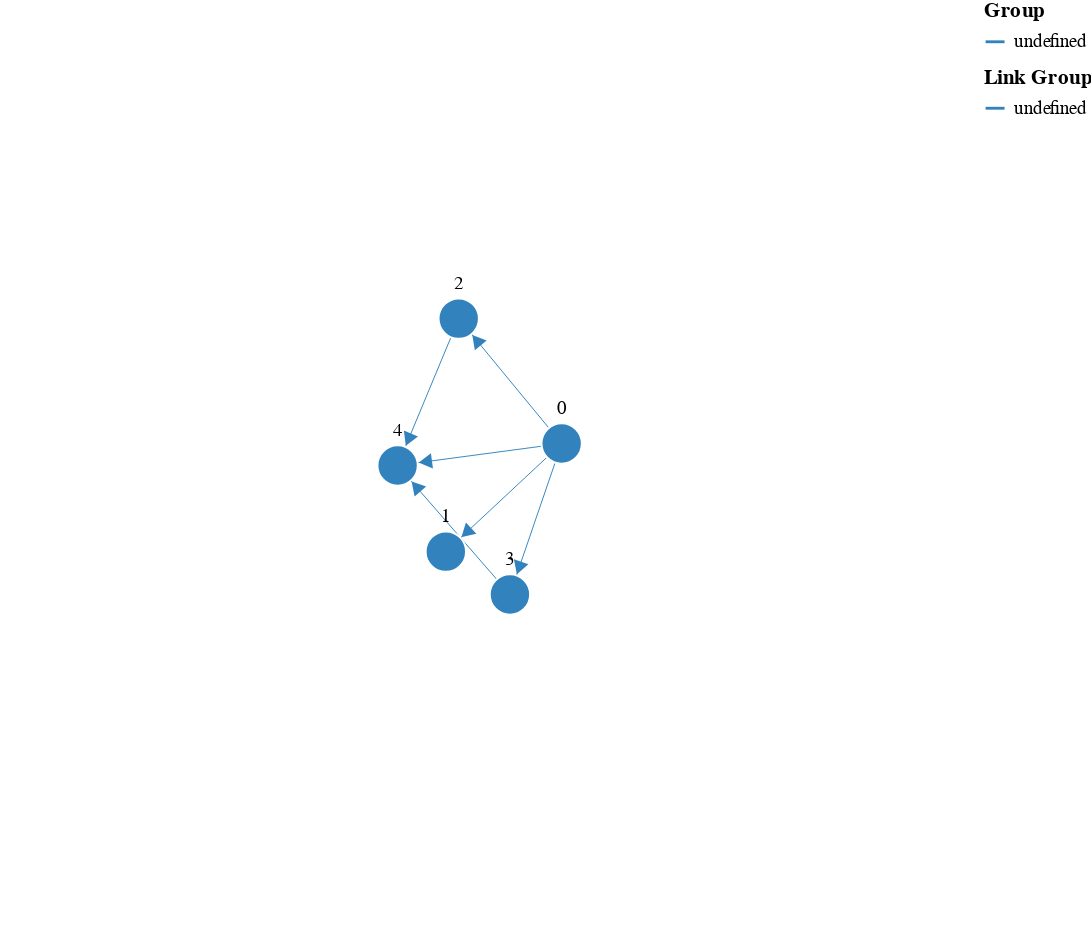

Specify this chart in Vega-Lite:
### Vega specification from a JSON file in a GitHub repository (floating-point values rounded to 4 significant figures)
{"$schema": "https://vega.github.io/schema/vega/v5.json", "description": "A node-link diagram with force-directed layout.", "width": 500, "height": 500, "padding": 0, "signals": [{"name": "cx", "update": "width / 2"}, {"name": "cy", "update": "height / 2"}, {"name": "nodeRadius", "value": 15}, {"name": "nodeCharge", "value": -80}, {"name": "linkDistance", "value": 80}, {"description": "State variable for active node fix status.", "name": "fix", "value": false, "on": [{"events": "symbol:mouseout[!event.buttons], window:mouseup", "update": "false"}, {"events": "symbol:mouseover", "update": "fix || true"}, {"events": "[symbol:mousedown, window:mouseup] > window:mousemove!", "update": "xy()", "force": true}]}, {"description": "Unfix node", "name": "reset", "value": null, "on": [{"events": "symbol:dblclick", "update": "item().datum"}]}, {"description": "Graph node most recently interacted with.", "name": "node", "value": null, "on": [{"events": "symbol:mouseover", "update": "fix === true ? item() : node"}]}, {"description": "Flag to restart Force simulation upon data changes.", "name": "restart", "value": false, "on": [{"events": {"signal": "fix"}, "update": "fix && fix.length"}, {"events": {"signal": "reset"}, "update": "true"}]}], "scales": [{"name": "color", "type": "ordinal", "domain": {"data": "node-data", "field": "group"}, "range": {"scheme": "category20c"}}, {"name": "colorlink", "type": "ordinal", "domain": {"data": "link-data", "field": "group"}, "range": {"scheme": "category20c"}}, {"name": "xscale", "domain": {"data": "node-data", "field": "inputX"}, "range": [10, {"signal": "width - 10"}]}, {"name": "yscale", "domain": {"data": "node-data", "field": "inputY"}, "range": [10, {"signal": "height - 10"}]}], "legends": [{"title": "Group", "stroke": "color", "symbolType": "stroke"}, {"title": "Link Group", "stroke": "colorlink", "symbolType": "stroke"}], "marks": [{"name": "nodes", "type": "symbol", "zindex": 1, "from": {"data": "node-data"}, "transform": [{"type": "force", "iterations": 300, "restart": {"signal": "restart"}, "static": true, "signal": "force", "forces": [{"force": "center", "x": {"signal": "cx"}, "y": {"signal": "cy"}}, {"force": "collide", "radius": {"signal": "nodeRadius"}}, {"force": "nbody", "strength": {"signal": "nodeCharge"}}, {"force": "link", "links": "link-data", "distance": {"signal": "linkDistance"}}]}], "encode": {"enter": {"fill": {"scale": "color", "field": "group"}, "stroke": {"value": "white"}}, "update": {"size": {"signal": "2 * nodeRadius * nodeRadius"}, "cursor": {"value": "pointer"}, "fx": {"signal": "datum.interactionX == null ? scale('xscale', datum.inputX) : datum.interactionX"}, "fy": {"signal": "datum.interactionY == null ? scale('yscale', datum.inputY) : datum.interactionY"}}}}, {"type": "text", "name": "labels", "from": {"data": "nodes"}, "zindex": 2, "interactive": false, "transform": [{"type": "label", "avoidMarks": ["nodes"], "anchor": ["top", "bottom", "right", "left"], "offset": [1], "size": {"signal": "[width + 60, height]"}}], "encode": {"enter": {"fill": {"value": "black"}, "align": {"value": "center"}, "baseline": {"value": "middle"}, "fontSize": {"value": 10}, "text": {"field": "datum.label"}}, "update": {"x": {"field": "x"}, "y": {"field": "y"}}}}, {"type": "path", "from": {"data": "link-data"}, "interactive": false, "encode": {"update": {"stroke": {"scale": "colorlink", "field": "group"}, "strokeWidth": {"value": 0.5}}}, "transform": [{"type": "linkpath", "require": {"signal": "force"}, "shape": "line", "sourceX": "datum.source.x", "sourceY": "datum.source.y", "targetX": "datum.target.x", "targetY": "datum.target.y"}]}, {"name": "arrows", "type": "symbol", "from": {"data": "link-data"}, "zindex": {"value": 40}, "encode": {"enter": {"fill": {"scale": "colorlink", "field": "group"}, "stroke": {"scale": "colorlink", "field": "group"}, "shape": {"value": "triangle-right"}, "size": {"value": 40}}, "update": {"x": {"field": "target.x"}, "y": {"field": "target.y"}}, "hover": {"opacity": {"value": 1}}}, "transform": [{"type": "formula", "as": "tan", "expr": "atan2((datum.datum.target.y-datum.datum.source.y),(datum.datum.target.x-datum.datum.source.x))"}, {"type": "formula", "as": "angle", "expr": "datum.tan*180/PI"}, {"type": "formula", "as": "y", "expr": "datum.datum.target.y - nodeRadius*sin(datum.tan)"}, {"type": "formula", "as": "x", "expr": "datum.datum.target.x - nodeRadius*cos(datum.tan)"}]}], "data": [{"name": "node-data", "values": [{"attribution": ["D", "C", "A", "B"], "label": 0, "id": 0}, {"attribution": ["A", "D", "B", "C"], "label": 1, "id": 1}, {"attribution": ["C"], "label": 2, "id": 2}, {"attribution": ["A"], "label": 3, "id": 3}, {"attribution": ["A", "C"], "label": 4, "id": 4}], "on": [{"trigger": "fix.length == 2", "modify": "node.datum", "values": "{interactionX: fix[0], interactionY: fix[1]}"}, {"trigger": "reset", "modify": "reset", "values": "{interactionX: null, interactionY: null}"}]}, {"name": "link-data", "values": [{"attribution": ["B", "C"], "source": 0, "target": 1}, {"attribution": ["A"], "source": 0, "target": 2}, {"attribution": ["A", "B"], "source": 0, "target": 3}, {"attribution": ["D", "B", "A", "C"], "source": 0, "target": 4}, {"attribution": ["D", "A", "C", "B"], "source": 2, "target": 4}, {"attribution": ["C", "B", "D"], "source": 3, "target": 4}]}]}
